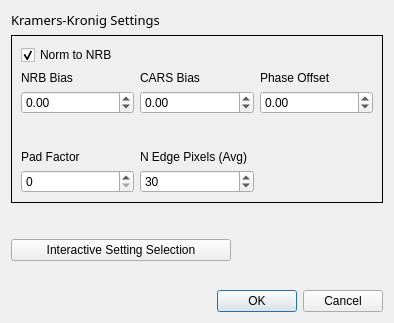
<?xml version="1.0" encoding="UTF-8"?>
<ui version="4.0">
 <class>Dialog</class>
 <widget class="QDialog" name="Dialog">
  <property name="geometry">
   <rect>
    <x>0</x>
    <y>0</y>
    <width>394</width>
    <height>323</height>
   </rect>
  </property>
  <property name="windowTitle">
   <string>Kramers-Kronig Options</string>
  </property>
  <property name="styleSheet">
   <string notr="true">font: 10pt &quot;Arial&quot;;</string>
  </property>
  <layout class="QGridLayout" name="gridLayout_2">
   <item row="0" column="0">
    <layout class="QVBoxLayout" name="verticalLayout">
     <property name="bottomMargin">
      <number>2</number>
     </property>
     <item>
      <widget class="QLabel" name="label_4">
       <property name="font">
        <font>
         <family>Arial Black</family>
         <pointsize>10</pointsize>
         <weight>10</weight>
         <italic>false</italic>
         <bold>false</bold>
        </font>
       </property>
       <property name="styleSheet">
        <string notr="true">font: 87 10pt &quot;Arial Black&quot;;</string>
       </property>
       <property name="text">
        <string>Kramers-Kronig Settings</string>
       </property>
      </widget>
     </item>
     <item>
      <widget class="QFrame" name="frame">
       <property name="frameShape">
        <enum>QFrame::Box</enum>
       </property>
       <property name="frameShadow">
        <enum>QFrame::Plain</enum>
       </property>
       <layout class="QGridLayout" name="gridLayout">
        <item row="6" column="1">
         <widget class="QLabel" name="label_5">
          <property name="text">
           <string>Pad Factor</string>
          </property>
         </widget>
        </item>
        <item row="4" column="1">
         <widget class="QDoubleSpinBox" name="doubleSpinBoxNRBAmp">
          <property name="minimum">
           <double>-100000.000000000000000</double>
          </property>
          <property name="maximum">
           <double>100000.000000000000000</double>
          </property>
          <property name="singleStep">
           <double>10.000000000000000</double>
          </property>
          <property name="value">
           <double>0.000000000000000</double>
          </property>
         </widget>
        </item>
        <item row="3" column="4">
         <widget class="QLabel" name="label_3">
          <property name="text">
           <string>Phase Offset</string>
          </property>
         </widget>
        </item>
        <item row="5" column="1">
         <spacer name="verticalSpacer_3">
          <property name="orientation">
           <enum>Qt::Vertical</enum>
          </property>
          <property name="sizeHint" stdset="0">
           <size>
            <width>20</width>
            <height>40</height>
           </size>
          </property>
         </spacer>
        </item>
        <item row="4" column="3">
         <widget class="QDoubleSpinBox" name="doubleSpinBoxCARSAmp">
          <property name="minimum">
           <double>-100000.000000000000000</double>
          </property>
          <property name="maximum">
           <double>100000.000000000000000</double>
          </property>
          <property name="singleStep">
           <double>10.000000000000000</double>
          </property>
          <property name="value">
           <double>0.000000000000000</double>
          </property>
         </widget>
        </item>
        <item row="3" column="1">
         <widget class="QLabel" name="label">
          <property name="text">
           <string>NRB Bias</string>
          </property>
         </widget>
        </item>
        <item row="4" column="4">
         <widget class="QDoubleSpinBox" name="doubleSpinBoxPhase">
          <property name="minimum">
           <double>-360.000000000000000</double>
          </property>
          <property name="maximum">
           <double>360.000000000000000</double>
          </property>
          <property name="value">
           <double>0.000000000000000</double>
          </property>
         </widget>
        </item>
        <item row="3" column="3">
         <widget class="QLabel" name="label_2">
          <property name="text">
           <string>CARS Bias</string>
          </property>
         </widget>
        </item>
        <item row="1" column="1">
         <widget class="QCheckBox" name="checkBoxNormToNRB">
          <property name="text">
           <string>Norm to NRB</string>
          </property>
          <property name="checked">
           <bool>true</bool>
          </property>
         </widget>
        </item>
        <item row="7" column="1">
         <widget class="QSpinBox" name="spinBoxPadFactor"/>
        </item>
        <item row="6" column="3">
         <widget class="QLabel" name="label_6">
          <property name="text">
           <string>N Edge Pixels (Avg)</string>
          </property>
         </widget>
        </item>
        <item row="7" column="3">
         <widget class="QSpinBox" name="spinBoxEdge">
          <property name="minimum">
           <number>1</number>
          </property>
          <property name="maximum">
           <number>800</number>
          </property>
          <property name="value">
           <number>30</number>
          </property>
         </widget>
        </item>
       </layout>
      </widget>
     </item>
     <item>
      <spacer name="verticalSpacer_2">
       <property name="orientation">
        <enum>Qt::Vertical</enum>
       </property>
       <property name="sizeHint" stdset="0">
        <size>
         <width>20</width>
         <height>40</height>
        </size>
       </property>
      </spacer>
     </item>
     <item>
      <widget class="QPushButton" name="pushButtonInteractive">
       <property name="sizePolicy">
        <sizepolicy hsizetype="Fixed" vsizetype="Preferred">
         <horstretch>0</horstretch>
         <verstretch>0</verstretch>
        </sizepolicy>
       </property>
       <property name="minimumSize">
        <size>
         <width>200</width>
         <height>0</height>
        </size>
       </property>
       <property name="maximumSize">
        <size>
         <width>220</width>
         <height>16777215</height>
        </size>
       </property>
       <property name="text">
        <string>Interactive Setting Selection</string>
       </property>
      </widget>
     </item>
    </layout>
   </item>
   <item row="2" column="0">
    <widget class="QDialogButtonBox" name="buttonBox">
     <property name="orientation">
      <enum>Qt::Horizontal</enum>
     </property>
     <property name="standardButtons">
      <set>QDialogButtonBox::Cancel|QDialogButtonBox::Ok</set>
     </property>
    </widget>
   </item>
   <item row="1" column="0">
    <spacer name="verticalSpacer">
     <property name="orientation">
      <enum>Qt::Vertical</enum>
     </property>
     <property name="sizeHint" stdset="0">
      <size>
       <width>20</width>
       <height>40</height>
      </size>
     </property>
    </spacer>
   </item>
  </layout>
 </widget>
 <tabstops>
  <tabstop>checkBoxNormToNRB</tabstop>
  <tabstop>doubleSpinBoxNRBAmp</tabstop>
  <tabstop>doubleSpinBoxCARSAmp</tabstop>
  <tabstop>doubleSpinBoxPhase</tabstop>
  <tabstop>pushButtonInteractive</tabstop>
 </tabstops>
 <resources/>
 <connections>
  <connection>
   <sender>buttonBox</sender>
   <signal>accepted()</signal>
   <receiver>Dialog</receiver>
   <slot>accept()</slot>
   <hints>
    <hint type="sourcelabel">
     <x>248</x>
     <y>254</y>
    </hint>
    <hint type="destinationlabel">
     <x>157</x>
     <y>274</y>
    </hint>
   </hints>
  </connection>
  <connection>
   <sender>buttonBox</sender>
   <signal>rejected()</signal>
   <receiver>Dialog</receiver>
   <slot>reject()</slot>
   <hints>
    <hint type="sourcelabel">
     <x>316</x>
     <y>260</y>
    </hint>
    <hint type="destinationlabel">
     <x>286</x>
     <y>274</y>
    </hint>
   </hints>
  </connection>
 </connections>
</ui>
